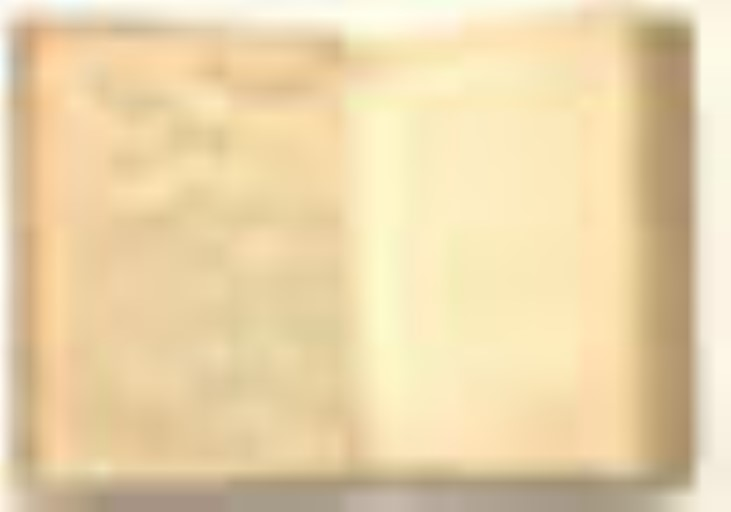
#> input picture dashboard/assets/placeholders/no_image_BW.jpg, 731 x 512 px
$ python -i cover_check.py   (imports and definitions only)
#> lines starting #> are read from the running program, lines starting #| are printed output that depends on the picture
#> further down, picture is the input picture: PIL image 731x512 RGB; mean R, G, B 233.2, 212.2, 170.4
"""
Herkent plaatjes die geen echte omslag zijn: plaatshouders zoals "BOOK COVER NOT AVAILABLE", en plaatjes die
onleesbaar of te klein zijn. Bedoeld voor automatisch opgehaalde omslagen (Google Books, ISBNdb, Open Library),
zodat zo'n plaatje niet als foto bij een boek komt en dan naar Boekwinkeltjes wordt gestuurd.

De vergelijking is een 'vingerafdruk' van het plaatje (zie _fingerprint) en dus ongevoelig voor formaat en
compressie. Voorbeelden van plaatshouders staan in assets/placeholders/ (in de repo) en in de tabel
placeholder_images (toegevoegd vanuit de app, via Hulp en instellingen); komt er een voorbeeld bij, dan wordt die soort ook herkend.
"""
import io
import os

from PIL import Image

PLACEHOLDER_DIR = os.path.join(os.path.dirname(os.path.abspath(__file__)), "assets", "placeholders")
# Hoeveel van de 64 punten een vingerafdruk mag afwijken om nog als dezelfde plaatshouder te tellen. Gemeten:
# dezelfde plaatshouder, verkleind, vergroot, sterk gecomprimeerd of licht vervaagd, wijkt hooguit 4 punten af;
# nagebootste echte omslagen (ook grijze met een licht vlak) zitten er minstens 15 vandaan.
MAX_DISTANCE = 6
# Een omslag waarvan de kortste zijde korter is dan dit (bijvoorbeeld een 1x1-pixel plaatje) is onbruikbaar.
MIN_SIDE_PX = 50

_reference_cache = {"signature": None, "fingerprints": []}
# Extra voorbeelden die niet in de map staan maar in de database (toegevoegd via Hulp en instellingen): de app zet ze hier neer.
_extra_references = []


# [11 lines left out: function set_extra_references, not called in this run]


def _to_gray(im):
    """Naar grijstinten, met doorzichtige delen op wit (anders telt een doorzichtige achtergrond als zwart)."""
    if im.mode in ("RGBA", "LA") or (im.mode == "P" and "transparency" in im.info):
        im = im.convert("RGBA")
        background = Image.new("RGBA", im.size, (255, 255, 255, 255))
        im = Image.alpha_composite(background, im)
    return im.convert("RGB").convert("L")
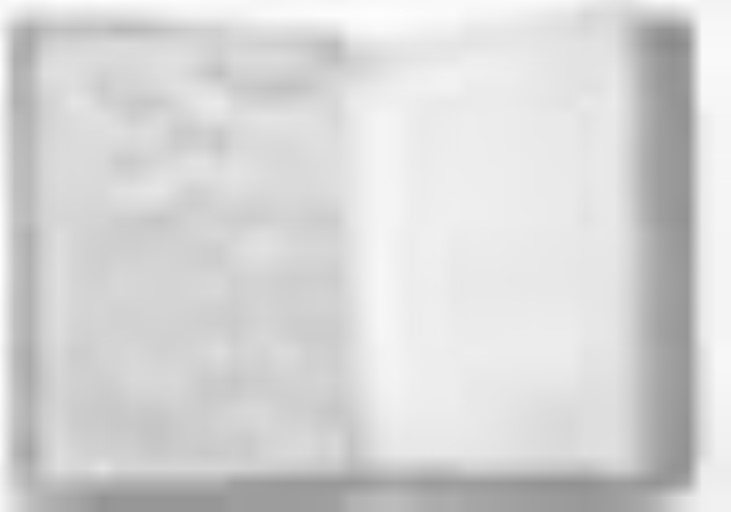
#> returned value: PIL image 731x512 L; min 138, max 253, mean 213.7


def _fingerprint(im):
    """Twee 64-bits vingerafdrukken: dHash (verschil tussen buurpixels) en aHash (boven/onder het gemiddelde)."""
    gray = _to_gray(im)
    pixels = list(gray.resize((9, 8), Image.LANCZOS).tobytes())
#> pixels = 72 values, max 240 at index 5, min 174 at index 70, mean 212.9
    dhash = 0
    for row in range(8):
        for col in range(8):
            dhash = (dhash << 1) | (1 if pixels[row * 9 + col] > pixels[row * 9 + col + 1] else 0)
#> after the loop, dhash = 532342880038488038
    pixels = list(gray.resize((8, 8), Image.LANCZOS).tobytes())
#> pixels = 64 values, max 239 at index 4, min 175 at index 62, mean 213
    average = sum(pixels) / 64
#> average = 213
    ahash = 0
    for value in pixels:
        ahash = (ahash << 1) | (1 if value > average else 0)
#> this loop made 64 passes
#> (value, ahash) on passes 1 to 12: (210, 0), (218, 1), (223, 3), (225, 7), (239, 15), (239, 31), (214, 63), (200, 126), (207, 252), (216, 505), (212, 1010), (214, 2021)
#> after the loop, ahash = 9105854164409126400
    return dhash, ahash


def _distance(a, b):
    return bin(a ^ b).count("1")


# [44 lines left out: functions _reference_fingerprints, check_cover_image, not called in this run]

>>> from PIL import Image
>>> picture = Image.open('assets/placeholders/no_image_BW.jpg')
>>> result = _fingerprint(picture)
#> result = (532342880038488038, 9105854164409126400)
